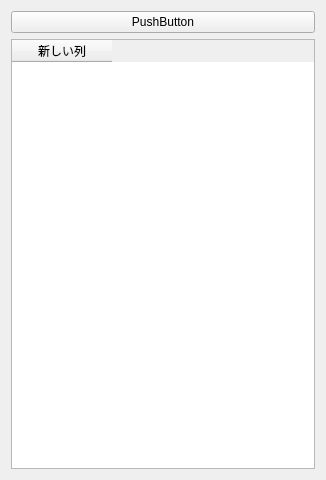
<?xml version="1.0" encoding="UTF-8"?>
<ui version="4.0">
 <class>Form</class>
 <widget class="QWidget" name="Form">
  <property name="geometry">
   <rect>
    <x>0</x>
    <y>0</y>
    <width>326</width>
    <height>480</height>
   </rect>
  </property>
  <property name="windowTitle">
   <string>Form</string>
  </property>
  <layout class="QVBoxLayout" name="verticalLayout">
   <item>
    <widget class="QPushButton" name="pushButton">
     <property name="text">
      <string>PushButton</string>
     </property>
    </widget>
   </item>
   <item>
    <widget class="QTableWidget" name="tableWidget">
     <column>
      <property name="text">
       <string>新しい列</string>
      </property>
     </column>
    </widget>
   </item>
  </layout>
 </widget>
 <resources/>
 <connections/>
</ui>
